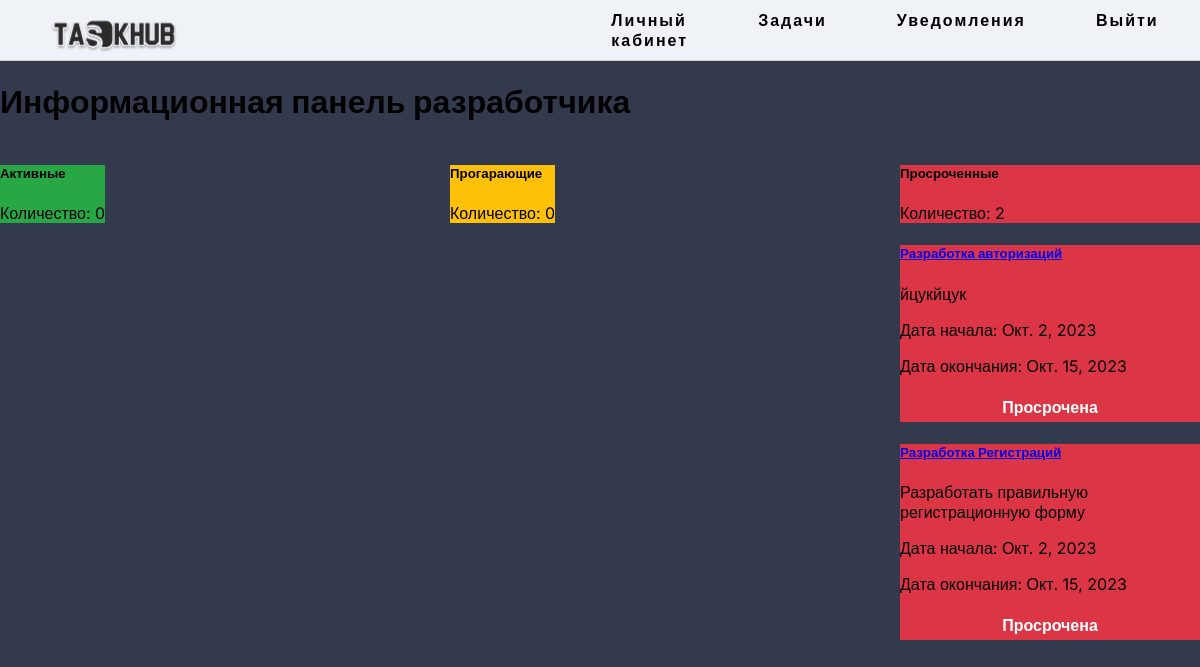
/developer_dashboard/ (signed in), run on an earlier commit of the app's database.
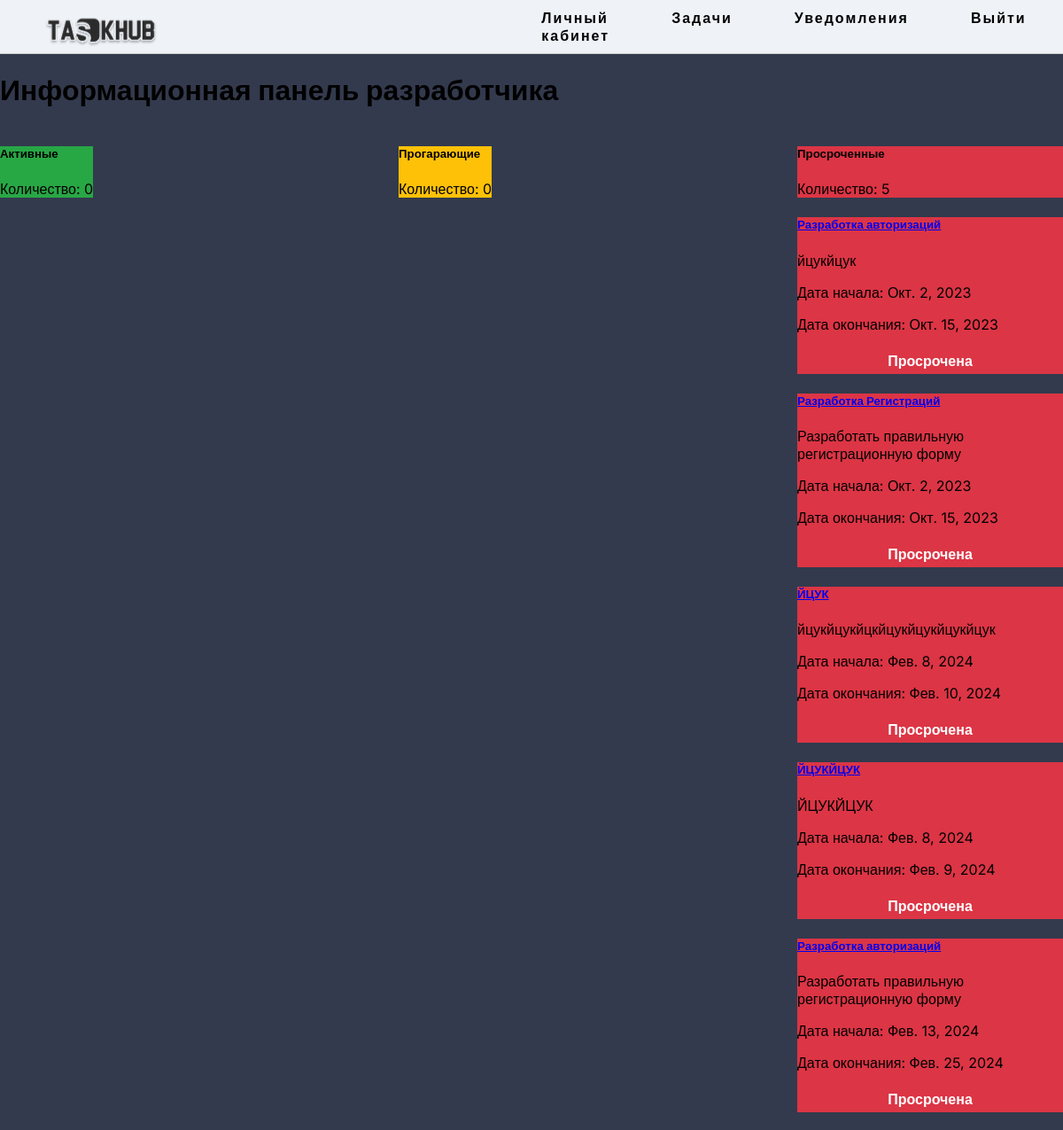
And on a later commit of the database.
### task/models.py (models this page shows, shortened)
class Task(models.Model):
    project = models.ForeignKey(Project, on_delete=models.CASCADE)
    assigned_developer = models.ForeignKey(Manager, on_delete=models.SET_NULL, null=True, blank=True)
    name_task = models.CharField(verbose_name='Название задачи', max_length=255)
    description_task = models.CharField(verbose_name='Описание задачи', max_length=1000)
    difficulty_level = models.IntegerField(choices=((1, 'Легкий'),(2, 'Средний'), (3, 'Сложный')), default=1)
    start_date = models.DateField()
    end_date = models.DateField()

### task/views.py (the view)
# urls.py: path('developer_dashboard/', views.developer_dashboard, name='developer_dashboard'),
@login_required
def developer_dashboard(request):
    user = request.user
    tasks = Task.objects.filter(assigned_developer=user)
    active_tasks = []
    expiring_tasks = []
    overdue_tasks = []
    today = date.today()
    for task in tasks:
        if task.end_date < today:
            task.status = 'overdue'
            overdue_tasks.append(task)
        elif (task.end_date - today).days >= 4:
            task.status = 'active'
            active_tasks.append(task)
        else:
            task.status = 'expiring'
            expiring_tasks.append(task)
    return render(request, 'task/developer_dashboard.html', {'active_tasks': active_tasks,
                                                             'expiring_tasks': expiring_tasks,
                                                             'overdue_tasks': overdue_tasks})

### task/templates/task/developer_dashboard.html (shortened to what this page needs)
{% extends 'task/base.html' %}
{% block content %}
  <h1>Информационная панель разработчика</h1>
  {% if user.status == 1 %}
    <div class="category-container">
      <div class="col-md-4 mb-4">
        <div class="card task-card active-bg">
          <div class="card-body">
            <h5 class="card-title">Активные</h5>
            <p class="card-text">Количество: {{ active_tasks|length }}</p>
          </div>
        </div>
      </div>
      <div class="col-md-4 mb-4">
        <div class="card task-card expiring-bg">
          <div class="card-body">
            <h5 class="card-title">Прогарающие</h5>
            <p class="card-text">Количество: {{ expiring_tasks|length }}</p>
          </div>
        </div>
      </div>
      <div class="col-md-4 mb-4">
        <div class="card task-card overdue-bg">
          <div class="card-body">
            <h5 class="card-title">Просроченные</h5>
            <p class="card-text">Количество: {{ overdue_tasks|length }}</p>
          </div>
        </div>
        {% for task in overdue_tasks %}
          <div class="card task-card overdue-bg">
            <div class="card-body">
              <h5 class="card-title"><a href="{% url 'task_detail' task.id %}">{{ task.name_task }}</a></h5>
              <p class="card-text">{{ task.description_task }}</p>
              <p class="card-text">Дата начала: {{ task.start_date }}</p>
              <p class="card-text">Дата окончания: {{ task.end_date }}</p>
              <div class="status-background">
                Просрочена
              </div>
            </div>
          </div>
        {% endfor %}
      </div>
    </div>
  {% else %}
    <p>У вас нет доступа к этой странице.</p>
  {% endif %}
{% endblock %}

### task/templates/task/base.html (shortened to what this page needs)
{% load static %}
<head>
    <link rel="stylesheet" href="../../static/task/css/styles2.css">
</head>
<body>
<header>
    <div class="logo">
        <img src="../../static/task/img/Logo.svg   " alt="Your Logo" class="logo">
    </div>
    <nav>
        <ul>
            {% if user.is_authenticated %}
            <li><a href="{% url 'cabinet' %}">Личный кабинет</a></li>
            {% if user.status == 1 %}
            <li><a href="{% url 'developer_dashboard' %}">Задачи</a></li>
            {% elif user.status == 2 %}
            <li><a href="{% url 'company_dashboard' %}">Проекты и задачи</a></li>
            {% endif %}
            <li><a href="{% url 'notifications' %}">Уведомления</a></li>
            <li><a href="{% url 'logout' %}">Выйти</a></li>
            {% else %}
            <li><a href="#possibilities">Возможности</a></li>
            <li><a href="#solutions">Решения</a></li>
            <li><a href="#plans">Планы</a></li>
            <li><a href="#support">Поддержка</a></li>
            {% endif %}
        </ul>
    </nav>
</header>
{% block content %}{% endblock %}
</body>
</html>

### task/static/task/css/styles2.css (style rules this page uses)
body { margin: 0; padding: 0; background-color: #333A4D; height: 100vh; font-family: 'Inter', sans-serif; }
header { height: 60px; background-color: #EFF3F8; border-bottom: 1px solid #ccc; display: flex; justify-content: space-between; align-items: center; }
.logo img { margin-left: 30px; width: 170px; height: 50px; }
nav { display: flex; justify-content: center; align-items: center; width: 50%; }
nav ul { list-style: none; display: flex; margin: 0; }
nav ul li { margin-right: 70px; }
nav ul li a { text-decoration: none; color: black; letter-spacing: 2px; font-weight: bold; }
.logo { font-weight: bold; font-size: 50px; color: #ffffff; }

### task/templates/task/developer_dashboard.html (style rules this page uses)
.category-container { display: flex; justify-content: space-between; margin-bottom: 20px; }
.task-card { width: 100%; max-width: 300px; margin: 0 auto; margin-bottom: 20px; }
.status-background { padding: 5px; color: white; font-weight: bold; text-align: center; }
.active-bg { background-color: #28a745; }
.expiring-bg { background-color: #ffc107; }
.overdue-bg { background-color: #dc3545; }

What changed in the data, as far as the page shows it:
added Task: name_task "ЙЦУК", description_task "йцукйцукйцкйцукйцукйцукйцук", start_date "Фев. 8, 2024", end_date "Фев. 10, 2024"
added Task: name_task "ЙЦУКЙЦУК", description_task "ЙЦУКЙЦУК", start_date "Фев. 8, 2024", end_date "Фев. 9, 2024"
added Task: name_task "Разработка авторизаций", description_task "Разработать правильную регистрационную форму", start_date "Фев. 13, 2024", end_date "Фев. 25, 2024"
Also different on the page:
{{ overdue_tasks|length }}: "2" → "5"
